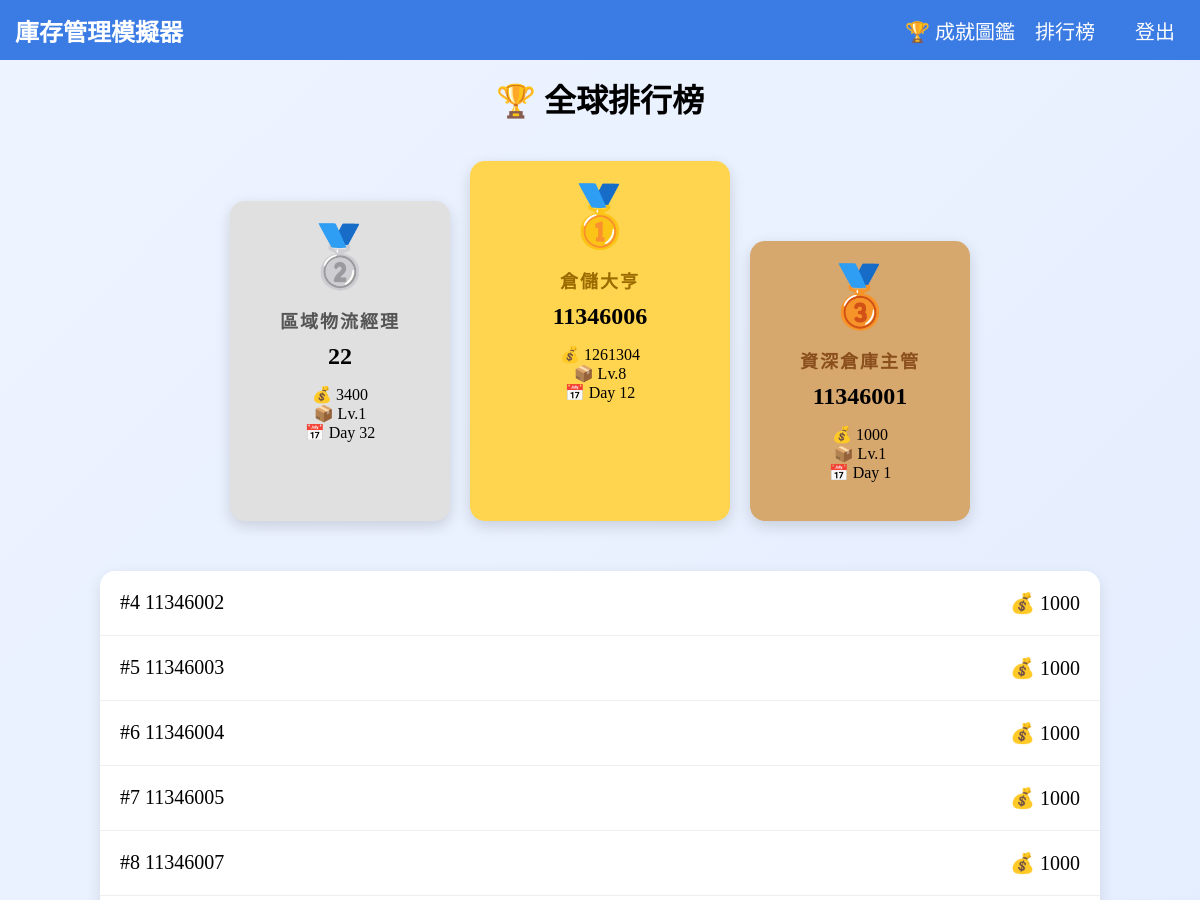
The app's page /leaderboard/ (upper part), older data.
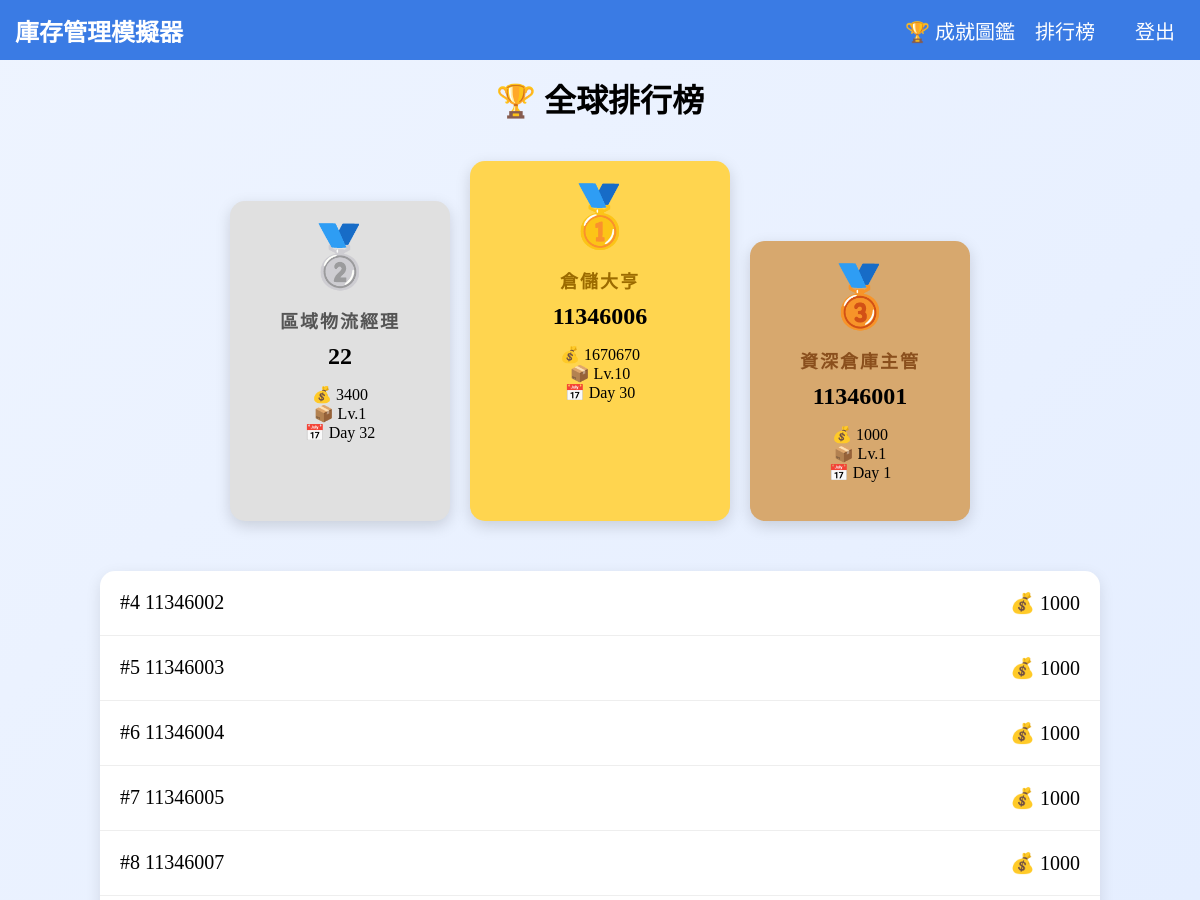
The same page, newer data.
### game/models.py (models this page shows, shortened)
class Player(models.Model):
    user = models.OneToOneField(User, on_delete=models.CASCADE)
    tutorial_done = models.BooleanField(default=False)
    money = models.IntegerField(default=1000)
    level = models.IntegerField(default=1)
    exp = models.IntegerField(default=0)
    day = models.IntegerField(default=1)
    phase = models.CharField(max_length=20, default="buy")
    phase_start = models.DateTimeField(default=timezone.now)
    reputation = models.IntegerField(default=100)
    inventory = models.JSONField(default=dict)
    debug_mode = models.BooleanField(default=False)
    total_orders = models.IntegerField(default=0)
    total_sales = models.IntegerField(default=0)
    total_profit = models.IntegerField(default=0)

### game/views.py (the view)
def leaderboard(request):
    players = Player.objects.order_by(
        "-money"
    )
    return render(
        request,
        "game/leaderboard.html",
        {
            "players": players
        }
    )

### templates/game/leaderboard.html
{% extends "base.html" %}
{% load static %}
{% block content %}
    <div class="leaderboard">
        <h1 class="leaderboard_title">
            🏆 全球排行榜
        </h1>
        {% if players|length >= 1 %}
        <div class="podium">
            {% if players|length >= 2 %}
            <div class="podium_item silver">
                <div class="medal">🥈</div>
                <div class="rank_title">區域物流經理</div>
                <h2 class="rank_name">{{ players.1.user.username }}</h2>
                <p>💰 {{ players.1.money }}</p>
                <p>📦 Lv.{{ players.1.level }}</p>
                <p>📅 Day {{ players.1.day }}</p>
            </div>
            {% endif %}
            {% if players|length >= 1 %}
            <div class="podium_item gold">
                <div class="medal">🥇</div>
                <div class="rank_title">倉儲大亨</div>
                <h2 class="rank_name">{{ players.0.user.username }}</h2>
                <p>💰 {{ players.0.money }}</p>
                <p>📦 Lv.{{ players.0.level }}</p>
                <p>📅 Day {{ players.0.day }}</p>
            </div>
            {% endif %}
            {% if players|length >= 3 %}
            <div class="podium_item bronze">
                <div class="medal">🥉</div>
                <div class="rank_title">資深倉庫主管</div>
                <h2 class="rank_name">{{ players.2.user.username }}</h2>
                <p>💰 {{ players.2.money }}</p>
                <p>📦 Lv.{{ players.2.level }}</p>
                <p>📅 Day {{ players.2.day }}</p>
            </div>
            {% endif %}
        </div>
        {% endif %}
        <div class="rank_list">
            {% for player in players %}
            {% if forloop.counter > 3 %}
            <div class="rank_row">
                <div>
                    #{{ forloop.counter }}
                    {{ player.user.username }}
                </div>
                <div>
                    💰 {{ player.money }}
                </div>
            </div>
            {% endif %}
            {% endfor %}
        </div>
    </div>
{% endblock %}

### templates/base.html (shortened to what this page needs)
{% load static %}
<html>
<head>
    <link rel="stylesheet" href="{% static 'css/base.css' %}">
</head>
<body>
    <header>
        <nav>
            <h1 class="title"><a href="{% url 'home' %}">庫存管理模擬器</a></h1>
            <ul class="nav_ul">
                <li>
                    <a href="{% url 'achievements' %}" class="nav_ul_a">
                        🏆 成就圖鑑
                    </a>
                </li>
                <li><a href="{% url 'leaderboard' %}" class="nav_ul_a">排行榜</a></li>
                <li><a href="{% url 'logout' %}" class="nav_ul_a">登出</a></li>
            </ul>
        </nav>
    </header>
    <main>
        {% block content %}
        {% endblock content %}
    </main>
</body>
</html>

### static/css/base.css (style rules this page uses)
* { padding: 0; margin: 0; box-sizing: border-box; font-family: '微軟正黑體'; }
body { background: linear-gradient( 135deg, #eef4ff, #dce8ff ); }
nav { width: 100%; height: 60px; padding: 0 15px; display: flex; justify-content: space-between; align-items: center; background-color: #3a7be4; box-sizing: border-box; }
.title a { text-decoration: none; color: #fff; }
.nav_ul { display: flex; justify-content: center; align-items: center; list-style: none; }
.nav_ul li { padding: 0 10px; color: #fff; font-size: 20px; }
.nav_ul_a { color: #fff; text-decoration: none; }
main { padding: 15px 40px; display: flex; min-height: 92vh; }
.leaderboard { width:100%; max-width:1000px; margin:auto; }
.leaderboard_title { text-align:center; margin-bottom:40px; }
.podium { display:flex; justify-content:center; align-items:flex-end; gap:20px; margin-bottom:50px; }
.podium_item { text-align:center; padding:20px; border-radius:15px; box-shadow: 0 5px 15px rgba(0,0,0,.15); }
.gold { width:260px; height:360px; background:#ffd54f; }
.silver { width:220px; height:320px; background:#e0e0e0; }
.bronze { width:220px; height:280px; background:#d7a86e; }
.medal { font-size:60px; margin-bottom:15px; }
.rank_name { margin-bottom: 15px; }
.rank_list { background:white; border-radius:15px; overflow:hidden; box-shadow: 0 5px 15px rgba(0,0,0,.1); }
.rank_row { display:flex; justify-content:space-between; padding:20px; border-bottom:1px solid #eee; font-size:20px; }
.rank_title { font-size:18px; font-weight:bold; margin-bottom:10px; color:#333; letter-spacing:2px; }
.gold .rank_title { color:#9c6b00; }
.silver .rank_title { color:#555; }
.bronze .rank_title { color:#8a4f1d; }

Row changes from the older to the newer data that the page shows:
changed Player (number 2 of 8 on the later page): money "1261304" → "1670670"; level "8" → "10"; day "12" → "30"
